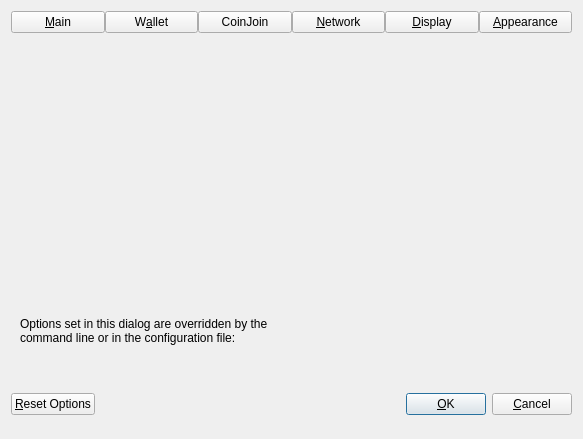
<?xml version="1.0" encoding="UTF-8"?>
<ui version="4.0">
 <class>OptionsDialog</class>
 <widget class="QDialog" name="OptionsDialog">
  <property name="geometry">
   <rect>
    <x>0</x>
    <y>0</y>
    <width>583</width>
    <height>420</height>
   </rect>
  </property>
  <property name="sizePolicy">
   <sizepolicy hsizetype="Fixed" vsizetype="Fixed">
    <horstretch>0</horstretch>
    <verstretch>0</verstretch>
   </sizepolicy>
  </property>
  <property name="windowTitle">
   <string>Options</string>
  </property>
  <property name="modal">
   <bool>true</bool>
  </property>
  <layout class="QVBoxLayout" name="verticalLayout">
   <item>
    <layout class="QHBoxLayout" name="horizontalLayout_Buttons_2">
     <property name="spacing">
      <number>0</number>
     </property>
     <property name="topMargin">
      <number>0</number>
     </property>
     <item>
      <widget class="QPushButton" name="btnMain">
       <property name="text">
        <string>&amp;Main</string>
       </property>
       <property name="checkable">
        <bool>true</bool>
       </property>
      </widget>
     </item>
     <item>
      <widget class="QPushButton" name="btnWallet">
       <property name="text">
        <string>W&amp;allet</string>
       </property>
       <property name="checkable">
        <bool>true</bool>
       </property>
      </widget>
     </item>
     <item>
      <widget class="QPushButton" name="btnCoinJoin">
       <property name="text">
        <string notr="true">CoinJoin</string>
       </property>
       <property name="checkable">
        <bool>true</bool>
       </property>
      </widget>
     </item>
     <item>
      <widget class="QPushButton" name="btnNetwork">
       <property name="text">
        <string>&amp;Network</string>
       </property>
       <property name="checkable">
        <bool>true</bool>
       </property>
      </widget>
     </item>
     <item>
      <widget class="QPushButton" name="btnDisplay">
       <property name="text">
        <string>&amp;Display</string>
       </property>
       <property name="checkable">
        <bool>true</bool>
       </property>
      </widget>
     </item>
     <item>
      <widget class="QPushButton" name="btnAppearance">
       <property name="text">
        <string>&amp;Appearance</string>
       </property>
       <property name="checkable">
        <bool>true</bool>
       </property>
      </widget>
     </item>
    </layout>
   </item>
   <item>
    <widget class="QStackedWidget" name="stackedWidgetOptions">
     <property name="minimumSize">
      <size>
       <width>0</width>
       <height>0</height>
      </size>
     </property>
     <property name="currentIndex">
      <number>5</number>
     </property>
     <widget class="QWidget" name="pageMain">
      <layout class="QVBoxLayout" name="verticalLayout_Main">
       <item>
        <widget class="QCheckBox" name="bitcoinAtStartup">
         <property name="toolTip">
          <string>Automatically start %1 after logging in to the system.</string>
         </property>
         <property name="text">
          <string>&amp;Start %1 on system login</string>
         </property>
        </widget>
       </item>
       <item>
        <spacer name="horizontalSpacer_0_Main">
         <property name="orientation">
          <enum>Qt::Horizontal</enum>
         </property>
         <property name="sizeHint" stdset="0">
          <size>
           <width>40</width>
           <height>5</height>
          </size>
         </property>
        </spacer>
       </item>
       <item>
        <widget class="QCheckBox" name="showTrayIcon">
         <property name="toolTip">
          <string>Show the icon in the system tray.</string>
         </property>
         <property name="text">
          <string>&amp;Show tray icon</string>
         </property>
         <property name="checked">
          <bool>true</bool>
         </property>
        </widget>
       </item>
       <item>
        <widget class="QCheckBox" name="minimizeToTray">
         <property name="toolTip">
          <string>Show only a tray icon after minimizing the window.</string>
         </property>
         <property name="text">
          <string>&amp;Minimize to the tray instead of the taskbar</string>
         </property>
        </widget>
       </item>
       <item>
        <widget class="QCheckBox" name="minimizeOnClose">
         <property name="toolTip">
          <string>Minimize instead of exit the application when the window is closed. When this option is enabled, the application will be closed only after selecting Exit in the menu.</string>
         </property>
         <property name="text">
          <string>M&amp;inimize on close</string>
         </property>
        </widget>
       </item>
       <item>
        <layout class="QHBoxLayout" name="horizontalLayout_Main_Prune">
         <item>
          <widget class="QCheckBox" name="prune">
           <property name="toolTip">
            <string>Enabling pruning significantly reduces the disk space required to store transactions. All blocks are still fully validated. Reverting this setting requires re-downloading the entire blockchain.</string>
           </property>
           <property name="text">
            <string>Prune &amp;block storage to</string>
           </property>
          </widget>
         </item>
         <item>
          <widget class="QSpinBox" name="pruneSize"/>
         </item>
         <item>
          <widget class="QLabel" name="pruneSizeUnitLabel">
           <property name="text">
            <string>GB</string>
           </property>
           <property name="textFormat">
            <enum>Qt::PlainText</enum>
           </property>
          </widget>
         </item>
         <item>
          <spacer name="horizontalSpacer_Main_Prune">
           <property name="orientation">
            <enum>Qt::Horizontal</enum>
           </property>
           <property name="sizeHint" stdset="0">
            <size>
             <width>40</width>
             <height>20</height>
            </size>
           </property>
          </spacer>
         </item>
        </layout>
       </item>
       <item>
        <widget class="QLabel" name="pruneWarning">
         <property name="text">
          <string>Reverting this setting requires re-downloading the entire blockchain.</string>
         </property>
         <property name="textFormat">
          <enum>Qt::PlainText</enum>
         </property>
        </widget>
       </item>
       <item>
        <layout class="QHBoxLayout" name="horizontalLayout_2_Main">
         <item>
          <widget class="QLabel" name="databaseCacheLabel">
           <property name="toolTip">
            <string extracomment="Tooltip text for Options window setting that sets the size of the database cache. Explains the corresponding effects of increasing/decreasing this value.">Maximum database cache size. A larger cache can contribute to faster sync, after which the benefit is less pronounced for most use cases. Lowering the cache size will reduce memory usage. Unused mempool memory is shared for this cache.</string>
           </property>
           <property name="text">
            <string>Size of &amp;database cache</string>
           </property>
           <property name="textFormat">
            <enum>Qt::PlainText</enum>
           </property>
           <property name="buddy">
            <cstring>databaseCache</cstring>
           </property>
          </widget>
         </item>
         <item>
          <widget class="QSpinBox" name="databaseCache"/>
         </item>
         <item>
          <widget class="QLabel" name="databaseCacheUnitLabel">
           <property name="text">
            <string>MiB</string>
           </property>
           <property name="textFormat">
            <enum>Qt::PlainText</enum>
           </property>
          </widget>
         </item>
         <item>
          <spacer name="horizontalSpacer_2_Main">
           <property name="orientation">
            <enum>Qt::Horizontal</enum>
           </property>
           <property name="sizeHint" stdset="0">
            <size>
             <width>40</width>
             <height>20</height>
            </size>
           </property>
          </spacer>
         </item>
        </layout>
       </item>
       <item>
        <layout class="QHBoxLayout" name="horizontalLayout_Main_VerifyLabel">
         <item>
          <widget class="QLabel" name="threadsScriptVerifLabel">
           <property name="toolTip">
            <string extracomment="Tooltip text for Options window setting that sets the number of script verification threads. Explains that negative values mean to leave these many cores free to the system.">Set the number of script verification threads. Negative values correspond to the number of cores you want to leave free to the system.</string>
           </property>
           <property name="text">
            <string>Number of script &amp;verification threads</string>
           </property>
           <property name="textFormat">
            <enum>Qt::PlainText</enum>
           </property>
           <property name="buddy">
            <cstring>threadsScriptVerif</cstring>
           </property>
          </widget>
         </item>
         <item>
          <widget class="QSpinBox" name="threadsScriptVerif">
           <property name="toolTip">
            <string>(0 = auto, &lt;0 = leave that many cores free)</string>
           </property>
          </widget>
         </item>
         <item>
          <spacer name="horizontalSpacer_Main_Threads">
           <property name="orientation">
            <enum>Qt::Horizontal</enum>
           </property>
           <property name="sizeHint" stdset="0">
            <size>
             <width>40</width>
             <height>40</height>
            </size>
           </property>
          </spacer>
         </item>
        </layout>
       </item>
       <item>
        <widget class="QCheckBox" name="enableServer">
         <property name="toolTip">
          <string extracomment="Tooltip text for Options window setting that enables the RPC server.">This allows you or a third party tool to communicate with the node through command-line and JSON-RPC commands.</string>
         </property>
         <property name="text">
          <string extracomment="An Options window setting to enable the RPC server.">Enable R&amp;PC server</string>
         </property>
        </widget>
       </item>
       <item>
        <spacer name="verticalSpacer_Main">
         <property name="orientation">
          <enum>Qt::Vertical</enum>
         </property>
         <property name="sizeHint" stdset="0">
          <size>
           <width>20</width>
           <height>40</height>
          </size>
         </property>
        </spacer>
       </item>
      </layout>
     </widget>
     <widget class="QWidget" name="pageWallet">
      <layout class="QVBoxLayout" name="verticalLayout_Wallet">
       <item>
        <widget class="QCheckBox" name="subFeeFromAmount">
         <property name="toolTip">
          <string extracomment="Tooltip text for Options window setting that sets subtracting the fee from a sending amount as default.">Whether to set subtract fee from amount as default or not.</string>
         </property>
         <property name="text">
          <string extracomment="An Options window setting to set subtracting the fee from a sending amount as default.">Subtract &amp;fee from amount by default</string>
         </property>
        </widget>
       </item>
       <item>
        <layout class="QVBoxLayout" name="verticalLayout_2">
         <item>
          <widget class="QCheckBox" name="coinControlFeatures">
           <property name="toolTip">
            <string>Whether to show coin control features or not.</string>
           </property>
           <property name="text">
            <string>Enable coin &amp;control features</string>
           </property>
          </widget>
         </item>
         <item>
          <widget class="QCheckBox" name="m_enable_psbt_controls">
           <property name="text">
            <string extracomment="An options window setting to enable PSBT controls.">Enable &amp;PSBT controls</string>
           </property>
           <property name="toolTip">
            <string extracomment="Tooltip text for options window setting that enables PSBT controls.">Whether to show PSBT controls.</string>
           </property>
          </widget>
         </item>
         <item>
          <widget class="QCheckBox" name="keepChangeAddress">
           <property name="toolTip">
            <string>Whether to keep the specified custom change address or not.</string>
           </property>
           <property name="text">
            <string>Keep custom change &amp;address</string>
           </property>
          </widget>
         </item>
         <item>
          <widget class="QCheckBox" name="showMasternodesTab">
           <property name="toolTip">
            <string>Show additional tab listing all your masternodes in first sub-tab&lt;br/&gt;and all masternodes on the network in second sub-tab.</string>
           </property>
           <property name="text">
            <string>Show Masternodes Tab</string>
           </property>
          </widget>
         </item>
         <item>
          <widget class="QCheckBox" name="showGovernanceTab">
           <property name="toolTip">
            <string>Show additional tab listing governance proposals.</string>
           </property>
           <property name="text">
            <string>Show Governance Tab</string>
           </property>
          </widget>
         </item>
         <item>
          <widget class="QCheckBox" name="spendZeroConfChange">
           <property name="toolTip">
            <string>If you disable the spending of unconfirmed change, the change from a transaction&lt;br/&gt;cannot be used until that transaction has at least one confirmation.&lt;br/&gt;This also affects how your balance is computed.</string>
           </property>
           <property name="text">
            <string>&amp;Spend unconfirmed change</string>
           </property>
          </widget>
         </item>
         <item>
          <widget class="QCheckBox" name="coinJoinEnabled">
           <property name="toolTip">
            <string>Show mixing interface on Overview screen and reveal an additional screen which allows to spend fully mixed coins only.&lt;br/&gt;A new tab with more settings will also appear in this dialog, please make sure to check them before mixing your coins.</string>
           </property>
           <property name="text">
            <string notr="true">Enable CoinJoin features</string>
           </property>
          </widget>
         </item>
        </layout>
       </item>
       <item>
        <spacer name="verticalSpacer_Wallet">
         <property name="orientation">
          <enum>Qt::Vertical</enum>
         </property>
         <property name="sizeHint" stdset="0">
          <size>
           <width>20</width>
           <height>40</height>
          </size>
         </property>
        </spacer>
       </item>
      </layout>
     </widget>
     <widget class="QWidget" name="pageCoinJoin">
      <layout class="QVBoxLayout" name="verticalLayout_4">
       <item>
        <widget class="QCheckBox" name="showAdvancedCJUI">
         <property name="toolTip">
          <string>Show additional information and buttons on overview screen.</string>
         </property>
         <property name="text">
          <string>Enable advanced interface</string>
         </property>
        </widget>
       </item>
       <item>
        <widget class="QCheckBox" name="showCoinJoinPopups">
         <property name="toolTip">
          <string>Show system popups for mixing transactions&lt;br/&gt;just like for all other transaction types.</string>
         </property>
         <property name="text">
          <string>Show popups for mixing transactions</string>
         </property>
        </widget>
       </item>
       <item>
        <widget class="QCheckBox" name="lowKeysWarning">
         <property name="toolTip">
          <string>Show warning dialog when the wallet has very low number of keys left.</string>
         </property>
         <property name="text">
          <string>Warn if the wallet is running out of keys</string>
         </property>
        </widget>
       </item>
       <item>
        <widget class="QCheckBox" name="coinJoinMultiSession">
         <property name="toolTip">
          <string>Whether to use experimental mode with multiple mixing sessions per block.&lt;br/&gt;Note: You must use this feature carefully.&lt;br/&gt;Make sure you always have recent wallet (auto)backup in a safe place!</string>
         </property>
         <property name="text">
          <string>Enable &amp;multi-session</string>
         </property>
        </widget>
       </item>
       <item>
        <layout class="QGridLayout">
         <item row="0" column="0">
          <widget class="QLabel" name="lblCoinJoinSessionsText">
           <property name="toolTip">
            <string>Use this many separate masternodes in parallel to mix funds.&lt;br/&gt;Note: You must use this feature carefully.&lt;br/&gt;Make sure you always have recent wallet (auto)backup in a safe place!</string>
           </property>
           <property name="text">
            <string>Parallel sessions</string>
           </property>
          </widget>
         </item>
         <item row="0" column="1">
          <widget class="QSpinBox" name="coinJoinSessions">
           <property name="minimum">
            <number>1</number>
           </property>
           <property name="maximum">
            <number>10</number>
           </property>
           <property name="value">
            <number>4</number>
           </property>
          </widget>
         </item>
         <item row="1" column="0">
          <widget class="QLabel" name="lblCoinJoinRoundsText">
           <property name="toolTip">
            <string>This setting determines the amount of individual masternodes that an input will be mixed through.&lt;br/&gt;More rounds of mixing gives a higher degree of privacy, but also costs more in fees.</string>
           </property>
           <property name="text">
            <string>Mixing rounds</string>
           </property>
          </widget>
         </item>
         <item row="1" column="1">
          <widget class="QSpinBox" name="coinJoinRounds">
           <property name="minimum">
            <number>2</number>
           </property>
           <property name="maximum">
            <number>16</number>
           </property>
           <property name="value">
            <number>4</number>
           </property>
          </widget>
         </item>
         <item row="2" column="0">
          <widget class="QLabel" name="lblCoinJoinAmountText">
           <property name="toolTip">
            <string>This amount acts as a threshold to turn off mixing once it's reached.</string>
           </property>
           <property name="statusTip">
            <string notr="true"/>
           </property>
           <property name="whatsThis">
            <string notr="true"/>
           </property>
           <property name="accessibleName">
            <string notr="true"/>
           </property>
           <property name="accessibleDescription">
            <string notr="true"/>
           </property>
           <property name="text">
            <string>Target balance</string>
           </property>
          </widget>
         </item>
         <item row="2" column="1">
          <widget class="QSpinBox" name="coinJoinAmount">
           <property name="minimum">
            <number>2</number>
           </property>
           <property name="maximum">
            <number>21000000</number>
           </property>
           <property name="singleStep">
            <number>10</number>
           </property>
           <property name="value">
            <number>1000</number>
           </property>
          </widget>
         </item>
         <item row="3" column="0">
          <widget class="QLabel" name="lblCoinJoinDenoms">
           <property name="toolTip">
            <string>How many inputs of each denominated amount are created.&lt;br/&gt;Lower these numbers if you want fewer smaller denominations.</string>
           </property>
           <property name="text">
            <string>Inputs per denomination</string>
           </property>
          </widget>
         </item>
         <item row="3" column="1">
          <layout class="QHBoxLayout">
           <item>
            <layout class="QVBoxLayout">
             <item>
              <widget class="QLabel" name="lblCoinJoinDenomsTarget">
               <property name="toolTip">
                <string>Try to create at least this many inputs for each denominated amount.&lt;br/&gt;Lower this number if you want fewer smaller denominations.</string>
               </property>
               <property name="text">
                <string>Target</string>
               </property>
              </widget>
             </item>
             <item>
              <widget class="QSpinBox" name="coinJoinDenomsGoal">
               <property name="minimum">
                <number>10</number>
               </property>
               <property name="maximum">
                <number>100000</number>
               </property>
               <property name="singleStep">
                <number>10</number>
               </property>
               <property name="value">
                <number>50</number>
               </property>
              </widget>
             </item>
            </layout>
           </item>
           <item>
            <layout class="QVBoxLayout">
             <item>
              <widget class="QLabel" name="lblCoinJoinDenomsMaximum">
               <property name="toolTip">
                <string>Create up to this many inputs for each denominated amount.&lt;br/&gt;Lower this number if you want fewer smaller denominations.</string>
               </property>
               <property name="text">
                <string>Maximum</string>
               </property>
              </widget>
             </item>
             <item>
              <widget class="QSpinBox" name="coinJoinDenomsHardCap">
               <property name="minimum">
                <number>10</number>
               </property>
               <property name="maximum">
                <number>100000</number>
               </property>
               <property name="singleStep">
                <number>10</number>
               </property>
               <property name="value">
                <number>300</number>
               </property>
              </widget>
             </item>
            </layout>
           </item>
          </layout>
         </item>
        </layout>
       </item>
       <item>
        <spacer name="verticalSpacerPS">
         <property name="orientation">
          <enum>Qt::Vertical</enum>
         </property>
         <property name="sizeHint" stdset="0">
          <size>
           <width>20</width>
           <height>40</height>
          </size>
         </property>
        </spacer>
       </item>
      </layout>
     </widget>
     <widget class="QWidget" name="pageNetwork">
      <layout class="QVBoxLayout" name="verticalLayout_Network">
       <item>
        <widget class="QCheckBox" name="mapPortUpnp">
         <property name="toolTip">
          <string>Automatically open the Bitcoin Base Core client port on the router. This only works when your router supports UPnP and it is enabled.</string>
         </property>
         <property name="text">
          <string>Map port using &amp;UPnP</string>
         </property>
        </widget>
       </item>
       <item>
        <widget class="QCheckBox" name="mapPortNatpmp">
         <property name="toolTip">
          <string>Automatically open the Bitcoin Base Core client port on the router. This only works when your router supports NAT-PMP and it is enabled. The external port could be random.</string>
         </property>
         <property name="text">
          <string>Map port using NA&amp;T-PMP</string>
         </property>
        </widget>
       </item>
       <item>
        <widget class="QCheckBox" name="allowIncoming">
         <property name="toolTip">
          <string>Accept connections from outside.</string>
         </property>
         <property name="text">
          <string>Allow incomin&amp;g connections</string>
         </property>
        </widget>
       </item>
       <item>
        <widget class="QCheckBox" name="connectSocks">
         <property name="toolTip">
          <string>Connect to the Bitcoin Base network through a SOCKS5 proxy.</string>
         </property>
         <property name="text">
          <string>&amp;Connect through SOCKS5 proxy (default proxy):</string>
         </property>
        </widget>
       </item>
       <item>
        <layout class="QHBoxLayout" name="horizontalLayout_1_Network">
         <item>
          <widget class="QLabel" name="proxyIpLabel">
           <property name="text">
            <string>Proxy &amp;IP:</string>
           </property>
           <property name="textFormat">
            <enum>Qt::PlainText</enum>
           </property>
           <property name="buddy">
            <cstring>proxyIp</cstring>
           </property>
          </widget>
         </item>
         <item>
          <widget class="QValidatedLineEdit" name="proxyIp">
           <property name="minimumSize">
            <size>
             <width>140</width>
             <height>0</height>
            </size>
           </property>
           <property name="maximumSize">
            <size>
             <width>140</width>
             <height>16777215</height>
            </size>
           </property>
           <property name="toolTip">
            <string>IP address of the proxy (e.g. IPv4: 127.0.0.1 / IPv6: ::1)</string>
           </property>
          </widget>
         </item>
         <item>
          <widget class="QLabel" name="proxyPortLabel">
           <property name="text">
            <string>&amp;Port:</string>
           </property>
           <property name="textFormat">
            <enum>Qt::PlainText</enum>
           </property>
           <property name="buddy">
            <cstring>proxyPort</cstring>
           </property>
          </widget>
         </item>
         <item>
          <widget class="QLineEdit" name="proxyPort">
           <property name="minimumSize">
            <size>
             <width>60</width>
             <height>0</height>
            </size>
           </property>
           <property name="maximumSize">
            <size>
             <width>60</width>
             <height>16777215</height>
            </size>
           </property>
           <property name="toolTip">
            <string>Port of the proxy (e.g. 9050)</string>
           </property>
          </widget>
         </item>
         <item>
          <spacer name="horizontalSpacer_1_Network">
           <property name="orientation">
            <enum>Qt::Horizontal</enum>
           </property>
           <property name="sizeHint" stdset="0">
            <size>
             <width>40</width>
             <height>20</height>
            </size>
           </property>
          </spacer>
         </item>
        </layout>
       </item>
       <item>
        <layout class="QHBoxLayout" name="horizontalLayout_2_Network">
         <item>
          <widget class="QLabel" name="proxyActiveNets">
           <property name="text">
            <string>Used for reaching peers via:</string>
           </property>
           <property name="textFormat">
            <enum>Qt::PlainText</enum>
           </property>
          </widget>
         </item>
         <item>
          <widget class="QCheckBox" name="proxyReachIPv4">
           <property name="enabled">
            <bool>false</bool>
           </property>
           <property name="toolTip">
            <string>Shows if the supplied default SOCKS5 proxy is used to reach peers via this network type.</string>
           </property>
           <property name="text">
            <string>IPv4</string>
           </property>
          </widget>
         </item>
         <item>
          <widget class="QCheckBox" name="proxyReachIPv6">
           <property name="enabled">
            <bool>false</bool>
           </property>
           <property name="toolTip">
            <string>Shows if the supplied default SOCKS5 proxy is used to reach peers via this network type.</string>
           </property>
           <property name="text">
            <string>IPv6</string>
           </property>
          </widget>
         </item>
         <item>
          <widget class="QCheckBox" name="proxyReachTor">
           <property name="enabled">
            <bool>false</bool>
           </property>
           <property name="toolTip">
            <string>Shows if the supplied default SOCKS5 proxy is used to reach peers via this network type.</string>
           </property>
           <property name="text">
            <string>Tor</string>
           </property>
          </widget>
         </item>
         <item>
          <spacer name="horizontalSpacer_2_Network">
           <property name="orientation">
            <enum>Qt::Horizontal</enum>
           </property>
           <property name="sizeHint" stdset="0">
            <size>
             <width>40</width>
             <height>20</height>
            </size>
           </property>
          </spacer>
         </item>
        </layout>
       </item>
       <item>
        <widget class="QCheckBox" name="connectSocksTor">
         <property name="toolTip">
          <string>Connect to the Bitcoin Base network through a separate SOCKS5 proxy for Tor onion services.</string>
         </property>
         <property name="text">
          <string>Use separate SOCKS&amp;5 proxy to reach peers via Tor onion services:</string>
         </property>
        </widget>
       </item>
       <item>
        <layout class="QHBoxLayout" name="horizontalLayout_3_Network">
         <item>
          <widget class="QLabel" name="proxyIpTorLabel">
           <property name="text">
            <string>Proxy &amp;IP:</string>
           </property>
           <property name="textFormat">
            <enum>Qt::PlainText</enum>
           </property>
           <property name="buddy">
            <cstring>proxyIpTor</cstring>
           </property>
          </widget>
         </item>
         <item>
          <widget class="QValidatedLineEdit" name="proxyIpTor">
           <property name="minimumSize">
            <size>
             <width>140</width>
             <height>0</height>
            </size>
           </property>
           <property name="maximumSize">
            <size>
             <width>140</width>
             <height>16777215</height>
            </size>
           </property>
           <property name="toolTip">
            <string>IP address of the proxy (e.g. IPv4: 127.0.0.1 / IPv6: ::1)</string>
           </property>
          </widget>
         </item>
         <item>
          <widget class="QLabel" name="proxyPortTorLabel">
           <property name="text">
            <string>&amp;Port:</string>
           </property>
           <property name="textFormat">
            <enum>Qt::PlainText</enum>
           </property>
           <property name="buddy">
            <cstring>proxyPortTor</cstring>
           </property>
          </widget>
         </item>
         <item>
          <widget class="QLineEdit" name="proxyPortTor">
           <property name="minimumSize">
            <size>
             <width>60</width>
             <height>0</height>
            </size>
           </property>
           <property name="maximumSize">
            <size>
             <width>60</width>
             <height>16777215</height>
            </size>
           </property>
           <property name="toolTip">
            <string>Port of the proxy (e.g. 9050)</string>
           </property>
          </widget>
         </item>
         <item>
          <spacer name="horizontalSpacer_4_Network">
           <property name="orientation">
            <enum>Qt::Horizontal</enum>
           </property>
           <property name="sizeHint" stdset="0">
            <size>
             <width>40</width>
             <height>20</height>
            </size>
           </property>
          </spacer>
         </item>
        </layout>
       </item>
       <item>
        <spacer name="verticalSpacer_Network">
         <property name="orientation">
          <enum>Qt::Vertical</enum>
         </property>
         <property name="sizeHint" stdset="0">
          <size>
           <width>20</width>
           <height>40</height>
          </size>
         </property>
        </spacer>
       </item>
      </layout>
     </widget>
     <widget class="QWidget" name="pageDisplay">
      <layout class="QVBoxLayout" name="verticalLayout_Display">
       <item>
        <layout class="QHBoxLayout" name="horizontalLayout_1_Display">
         <item>
          <widget class="QLabel" name="langLabel">
           <property name="text">
            <string>User Interface &amp;language:</string>
           </property>
           <property name="textFormat">
            <enum>Qt::PlainText</enum>
           </property>
           <property name="buddy">
            <cstring>lang</cstring>
           </property>
          </widget>
         </item>
         <item>
          <widget class="QValueComboBox" name="lang">
           <property name="toolTip">
            <string>The user interface language can be set here. This setting will take effect after restarting %1.</string>
           </property>
          </widget>
         </item>
        </layout>
       </item>
       <item>
        <widget class="QLabel" name="label_3">
         <property name="toolTip">
          <string notr="true"/>
         </property>
         <property name="statusTip">
          <string notr="true"/>
         </property>
         <property name="whatsThis">
          <string notr="true"/>
         </property>
         <property name="accessibleName">
          <string notr="true"/>
         </property>
         <property name="text">
          <string>Language missing or translation incomplete? Help contributing translations here:
https://explore.transifex.com/bitcoinbase/bitcoinbase/</string>
         </property>
         <property name="wordWrap">
          <bool>true</bool>
         </property>
         <property name="openExternalLinks">
          <bool>true</bool>
         </property>
         <property name="textInteractionFlags">
          <set>Qt::TextBrowserInteraction</set>
         </property>
        </widget>
       </item>
       <item>
        <widget class="Line" name="line">
         <property name="orientation">
          <enum>Qt::Horizontal</enum>
         </property>
        </widget>
       </item>
       <item>
        <layout class="QHBoxLayout" name="horizontalLayout_2_Display">
         <item>
          <widget class="QLabel" name="unitLabel">
           <property name="text">
            <string>&amp;Unit to show amounts in:</string>
           </property>
           <property name="textFormat">
            <enum>Qt::PlainText</enum>
           </property>
           <property name="buddy">
            <cstring>unit</cstring>
           </property>
          </widget>
         </item>
         <item>
          <widget class="QValueComboBox" name="unit">
           <property name="toolTip">
            <string>Choose the default subdivision unit to show in the interface and when sending coins.</string>
           </property>
          </widget>
         </item>
        </layout>
       </item>
       <item>
        <layout class="QHBoxLayout" name="horizontalLayout_5_Display">
         <item>
          <widget class="QLabel" name="digitsLabel">
           <property name="text">
            <string>Decimal digits</string>
           </property>
          </widget>
         </item>
         <item>
          <widget class="QValueComboBox" name="digits"/>
         </item>
        </layout>
       </item>
       <item>
        <layout class="QHBoxLayout" name="horizontalLayout_3_Display">
         <item>
          <widget class="QLabel" name="thirdPartyTxUrlsLabel">
           <property name="toolTip">
            <string>Third-party URLs (e.g. a block explorer) that appear in the transactions tab as context menu items.&lt;br/&gt;%s in the URL is replaced by transaction hash. Multiple URLs are separated by vertical bar |.</string>
           </property>
           <property name="text">
            <string>&amp;Third-party transaction URLs</string>
           </property>
           <property name="buddy">
            <cstring>thirdPartyTxUrls</cstring>
           </property>
          </widget>
         </item>
         <item>
          <widget class="QLineEdit" name="thirdPartyTxUrls">
           <property name="toolTip">
            <string>Third-party URLs (e.g. a block explorer) that appear in the transactions tab as context menu items.&lt;br/&gt;%s in the URL is replaced by transaction hash. Multiple URLs are separated by vertical bar |.</string>
           </property>
           <property name="placeholderText">
            <string notr="true">https://example.com/tx/%s</string>
           </property>
          </widget>
         </item>
        </layout>
       </item>
       <item>
        <spacer name="verticalSpacer">
         <property name="orientation">
          <enum>Qt::Vertical</enum>
         </property>
         <property name="sizeHint" stdset="0">
          <size>
           <width>20</width>
           <height>40</height>
          </size>
         </property>
        </spacer>
       </item>
      </layout>
     </widget>
     <widget class="QWidget" name="pageAppearance">
      <layout class="QVBoxLayout" name="verticalLayout_3">
       <item>
        <widget class="QWidget" name="widgetAppearance" native="true"/>
       </item>
       <item>
        <spacer name="verticalSpacer_2">
         <property name="orientation">
          <enum>Qt::Vertical</enum>
         </property>
         <property name="sizeHint" stdset="0">
          <size>
           <width>20</width>
           <height>40</height>
          </size>
         </property>
        </spacer>
       </item>
      </layout>
     </widget>
    </widget>
   </item>
   <item>
    <widget class="QFrame" name="frame">
     <layout class="QVBoxLayout" name="verticalLayout_Bottom">
      <item>
       <layout class="QHBoxLayout" name="horizontalLayout_Bottom">
        <item>
         <widget class="QLabel" name="overriddenByCommandLineInfoLabel">
          <property name="text">
           <string>Options set in this dialog are overridden by the command line or in the configuration file:</string>
          </property>
          <property name="textFormat">
           <enum>Qt::PlainText</enum>
          </property>
          <property name="wordWrap">
           <bool>true</bool>
          </property>
         </widget>
        </item>
        <item>
         <spacer name="horizontalSpacer_Bottom">
          <property name="orientation">
           <enum>Qt::Horizontal</enum>
          </property>
          <property name="sizeHint" stdset="0">
           <size>
            <width>40</width>
            <height>20</height>
           </size>
          </property>
         </spacer>
        </item>
       </layout>
      </item>
      <item>
       <widget class="QLabel" name="overriddenByCommandLineLabel">
        <property name="text">
         <string/>
        </property>
        <property name="textFormat">
         <enum>Qt::PlainText</enum>
        </property>
        <property name="wordWrap">
         <bool>true</bool>
        </property>
       </widget>
      </item>
     </layout>
    </widget>
   </item>
   <item>
    <layout class="QHBoxLayout" name="horizontalLayout_Buttons">
     <item>
      <widget class="QPushButton" name="resetButton">
       <property name="toolTip">
        <string>Reset all client options to default.</string>
       </property>
       <property name="text">
        <string>&amp;Reset Options</string>
       </property>
       <property name="autoDefault">
        <bool>false</bool>
       </property>
      </widget>
     </item>
     <item>
      <spacer name="horizontalSpacer_1">
       <property name="orientation">
        <enum>Qt::Horizontal</enum>
       </property>
       <property name="sizeHint" stdset="0">
        <size>
         <width>40</width>
         <height>48</height>
        </size>
       </property>
      </spacer>
     </item>
     <item>
      <widget class="QLabel" name="statusLabel">
       <property name="minimumSize">
        <size>
         <width>200</width>
         <height>0</height>
        </size>
       </property>
       <property name="text">
        <string/>
       </property>
       <property name="textFormat">
        <enum>Qt::PlainText</enum>
       </property>
       <property name="wordWrap">
        <bool>true</bool>
       </property>
      </widget>
     </item>
     <item>
      <spacer name="horizontalSpacer_2">
       <property name="orientation">
        <enum>Qt::Horizontal</enum>
       </property>
       <property name="sizeHint" stdset="0">
        <size>
         <width>40</width>
         <height>48</height>
        </size>
       </property>
      </spacer>
     </item>
     <item>
      <widget class="QPushButton" name="okButton">
       <property name="text">
        <string>&amp;OK</string>
       </property>
       <property name="autoDefault">
        <bool>false</bool>
       </property>
       <property name="default">
        <bool>true</bool>
       </property>
      </widget>
     </item>
     <item>
      <widget class="QPushButton" name="cancelButton">
       <property name="text">
        <string>&amp;Cancel</string>
       </property>
       <property name="autoDefault">
        <bool>false</bool>
       </property>
      </widget>
     </item>
    </layout>
   </item>
  </layout>
 </widget>
 <customwidgets>
  <customwidget>
   <class>QValidatedLineEdit</class>
   <extends>QLineEdit</extends>
   <header>qt/qvalidatedlineedit.h</header>
  </customwidget>
  <customwidget>
   <class>QValueComboBox</class>
   <extends>QComboBox</extends>
   <header>qt/qvaluecombobox.h</header>
  </customwidget>
 </customwidgets>
 <resources/>
 <connections/>
</ui>
